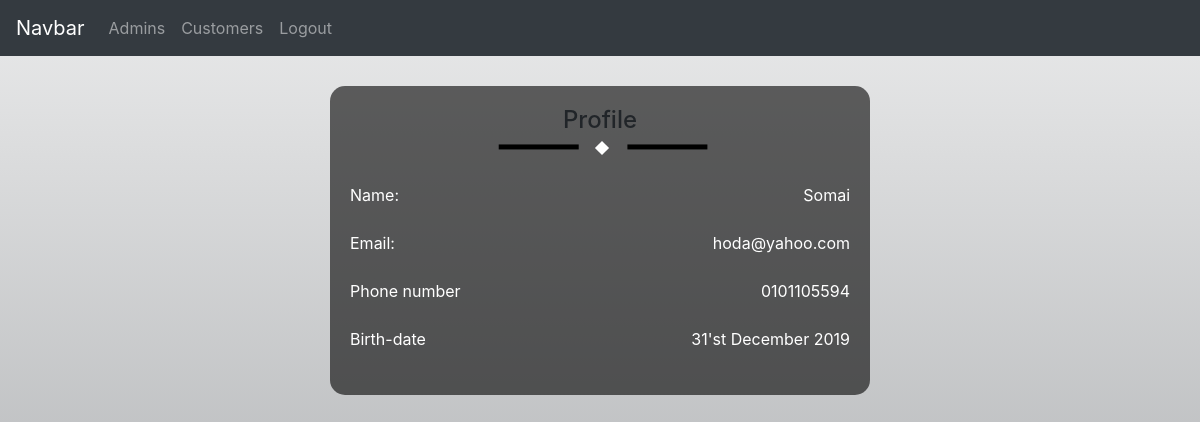
/public/customers/view.php?id=5 (signed in), run on the app's committed database.
### tables this page shows
CREATE TABLE `customers` (
  `id` int(11) NOT NULL,
  `username` varchar(100) DEFAULT NULL,
  `phone_number` varchar(15) DEFAULT NULL,
  `email` varchar(100) DEFAULT NULL,
  `hash_password` varchar(225) DEFAULT NULL,
  `birthdate` date DEFAULT NULL,
  `status` enum('ACCEPTED','BLOCKED') DEFAULT 'BLOCKED',
  `plan` enum('Gold','Silver','Regular') DEFAULT NULL
);

### private/classes/Porson.class.php (called while the page is built, shortened)
<?php
class Person
{
    protected $username;
    static protected $database;
    static protected $table_name = "";
    static public function set_database($database) {
        self::$database = $database;
    }
    public function __construct($arg=[])
    {
        $this->username = $arg["username"] ?? NULL;
    }
    public function get_username()
    {
        return $this->username;
    }
    static public function find_by_sql($sql) {
        $result = self::$database->query($sql);
        $object_array = [];
        while($record = $result->fetch_assoc()) {
            $object_array[] = static::instantiate($record);
        }
        return $object_array;
    }
    static public function find_by_id($id) {
        $sql = "SELECT * FROM " . static::$table_name . " ";
        $sql .= "WHERE id='" . self::$database->escape_string($id) . "'";
        $obj_array = static::find_by_sql($sql);
        if(!empty($obj_array)) {
            return array_shift($obj_array);
        } else {
            return false;
        }
    }
    static protected function instantiate($record) {
        $object = new static;
        foreach($record as $property => $value) {
            if(property_exists($object, $property)) {
                $object->$property = $value;
            }
        }
        return $object;
    }
}
?>

### private/function.php (called while the page is built, shortened)
<?php require_once("initialize.php");
require_once('classes/Porson.class.php');
function format_birthdate($birthdate) {
    $date = new DateTime($birthdate .' 00:00:00.000');
    return $date->format('j\'S F Y');
}
?>

### public/customers/view.php (the view, shortened to what this page needs)
<?php require_once("../../private/initialize.php"); ?>
<?php include(LAYOUT_PATH . "/header.php"); ?>
<link rel="stylesheet" href="../css/add_user_style.css">
<link rel="stylesheet" href="../css/user_profile_style.css">
</head>
<body>
<?php
$id = $_GET['id'] ?? false;
if (!$id){
    redirect_to('home.php');
} else {
    $customer = Customer::find_by_id($id);
}
?>
<?php include(LAYOUT_PATH . "/admin-nav.php"); ?>
<div class="profile">
    <h4 class="text-center">Profile</h4>
    <span class="daimond"></span>
    <div class="row">
        <div class="col">
            Name:
        </div>
        <div class="col right">
            <?php echo htmlspecialchars(ucfirst($customer->get_username())); ?>
        </div>
    </div>
    <br>
    <div class="row">
        <div class="col">
            Email:
        </div>
        <div class="col right">
            <?php echo htmlspecialchars($customer->email); ?>
        </div>
    </div>
    <br>
    <div class="row">
        <div class="col">
            Phone number
        </div>
        <div class="col right">
            <?php echo htmlspecialchars($customer->phone_number); ?>
        </div>
    </div>
    <br>
    <div class="row">
        <div class="col">
            Birth-date
        </div>
        <div class="col right">
            <?php echo htmlspecialchars(format_birthdate($customer->birthdate)); ?>
        </div>
    </div>
    <br>
</div>
<?php include(LAYOUT_PATH . "/footer.php"); ?>

### public/css/add_user_style.css (style rules this page uses)
.daimond { display: block; background-color: white; width: 10px; height: 10px; transform: rotate(45deg); position: relative; top: 3%; left: 49.33%; margin-bottom: 30px; }
.daimond:before, .daimond:after { content: ""; display: block; width: 5px; height: 80px; transform: rotate(45deg); position: absolute; }
.daimond:before { background-color: black; top: 87%; left: -430%; }
.daimond:after { background-color: black; top: -822%; right: -430%; }
body { background: linear-gradient(rgba(43, 49, 55, .1), rgba(43, 49, 55, .45)), url(https://images.pexels.com/photos/1037992/pexels-photo-1037992.jpeg?auto=compress&cs=tinysrgb&dpr=2&h=750&w=1260); background-attachment: fixed; background-size: 100% 100%; }

### public/css/user_profile_style.css (style rules this page uses)
.right { text-align: right; }
.col { color: #fff; }
.profile { width: 45%; margin: 30px auto; background-color: rgba(0, 0, 0, .6); padding: 20px; border-radius: 15px; }

### private/layout/header.php (style rules this page uses)
body { background: linear-gradient(rgba(43, 49, 55, .1), rgba(43, 49, 55, .45)), url(https://images.pexels.com/photos/1037992/pexels-photo-1037992.jpeg?auto=compress&cs=tinysrgb&dpr=2&h=750&w=1260); background-attachment: fixed; background-size: 100% 100%; }

### data on the page
customers: username "Somai", email "hoda@yahoo.com", phone_number "0101105594", birthdate "31'st December 2019"
